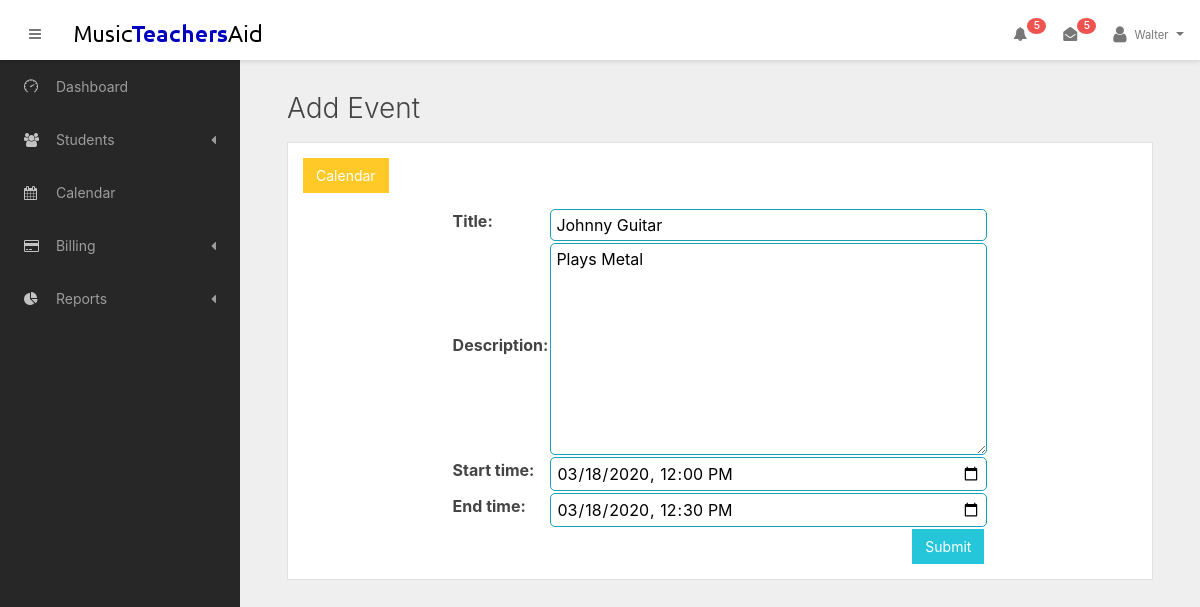
Screenshot of /event/edit/1/ (signed in) with the database file from the repository.
### cal/models.py (models this page shows, shortened)
class Event(models.Model):
    title = models.CharField(max_length=200)
    description = models.TextField()
    start_time = models.DateTimeField()
    end_time = models.DateTimeField()

### cal/views.py (the view)
# urls.py: url(r'^event/edit/(?P<event_id>\d+)/$', views.event, name='event_edit'),
@login_required
def event(request, event_id=None):
    instance = Event()
    if event_id:
        instance = get_object_or_404(Event, pk=event_id)
    else:
        instance = Event()
    form = EventForm(request.POST or None, instance=instance)
    if request.POST and form.is_valid():
        form.save()
        return HttpResponseRedirect(reverse('cal:calendar'))
    return render(request, 'cal/event.html', {'form': form})

### cal/forms.py
class EventForm(ModelForm):
    class Meta:
        model = Event
        widgets = {
            'start_time': DateInput(attrs={'type': 'datetime-local'}, format='%Y-%m-%dT%H:%M'),
            'end_time': DateInput(attrs={'type': 'datetime-local'}, format='%Y-%m-%dT%H:%M'),
        }
        fields = '__all__'
    def __init__(self, *args, **kwargs):
        super(EventForm, self).__init__(*args, **kwargs)
        self.fields['start_time'].input_formats = ('%Y-%m-%dT%H:%M',)
        self.fields['end_time'].input_formats = ('%Y-%m-%dT%H:%M',)

### cal/templates/cal/event.html (shortened to what this page needs)
<link rel="stylesheet" type="text/css" href="/static/cal/css/styles.css">
{% extends "base-dashboard.html" %}
{% block content %}
<div class="col-md-12">
    <h2>Add Event</h2>
    <div class="card">
        <div class="clearfix">
            <a class="btn btn-warning left" href="{% url 'cal:calendar' %}"> Calendar </a>
        </div>
        <form method="post">
            <table class="form form-table">
                {{ form }}
                <tr>
                    <td colspan="2">
                        <button type="submit" class="btn btn-info right"> Submit</button>
                    </td>
                </tr>
            </table>
        </form>
    </div>
</div>
{% endblock %}

### templates/base-dashboard.html (shortened to what this page needs)
{% load staticfiles %}
<!DOCTYPE html>
<html lang="en">
<head>
    <link rel="stylesheet" type="text/css" href="{% static 'cal/css/styles.css' %}">
    <link rel="stylesheet" type="text/css"
          href="{% static 'webapp/vendor/simple-line-icons/css/simple-line-icons.css' %}">
    <link rel="stylesheet" type="text/css" href="{% static 'webapp/vendor/font-awesome/css/font-awesome.min.css' %}">
    <link rel="stylesheet" type="text/css" href="{% static 'webapp/css/styles.css' %}">
    {% load bootstrap4 %}
</head>
<body class="sidebar-fixed header-fixed">
<div class="page-wrapper">
    <nav class="navbar page-header">
        <a href="#" class="btn btn-link sidebar-toggle d-md-down-none">
            <i class="fa fa-bars"></i>
        </a>
        <a class="navbar-brand" href="{% url 'dashboard' %}">
            <img src="{% static 'webapp/imgs/logo-mta.png' %}" alt="logo">
        </a>
        <ul class="navbar-nav ml-auto">
            <li class="nav-item d-md-down-none">
                <a href="#">
                    <i class="fa fa-bell"></i>
                    <span class="badge badge-pill badge-danger">5</span>
                </a>
            </li>
            <li class="nav-item d-md-down-none">
                <a href="#">
                    <i class="fa fa-envelope-open"></i>
                    <span class="badge badge-pill badge-danger">5</span>
                </a>
            </li>
            <li class="nav-item dropdown">
                <a class="nav-link dropdown-toggle" href="#" role="button" data-toggle="dropdown" aria-haspopup="true"
                   aria-expanded="false">
                    <i class="fa fa-user fa-lg" aria-hidden="true"></i>
                    <span class="small ml-1 d-md-down-none">{{ user.first_name }}</span>
                </a>
            </li>
        </ul>
    </nav>
    <div class="main-container">
        <div class="sidebar">
            <nav class="sidebar-nav">
                <ul class="nav">
                    <li class="nav-item">
                        <a href="{% url 'dashboard' %}"
                           class="nav-link {% if request.get_full_path == '/account/' %} active {% else %} {% endif %}">
                            <i class="icon icon-speedometer"></i> Dashboard
                        </a>
                    </li>
                    <li class="nav-item nav-dropdown">
                        <a href="#"
                           class="nav-link nav-dropdown-toggle ">
                            <i class="fa fa-users"></i> Students <i class="fa fa-caret-left"></i>
                        </a>
                    </li>
                    <li class="nav-item">
                        <a href="{% url 'cal:calendar' %}"
                           class="nav-link {% if request.get_full_path == '/calendar/' %} active {% else %} {% endif %}">
                            <i class="fa fa-calendar"></i> Calendar
                        </a>
                    </li>
                    <li class="nav-item nav-dropdown">
                        <a href="#"
                           class="nav-link nav-dropdown-toggle">
                            <i class="fa fa-credit-card"></i> Billing <i class="fa fa-caret-left"></i>
                        </a>
                    </li>
                    <li class="nav-item nav-dropdown">
                        <a href="#"
                           class="nav-link nav-dropdown-toggle">
                            <i class="fa fa-pie-chart"></i> Reports <i class="fa fa-caret-left"></i>
                        </a>
                    </li>
                </ul>
            </nav>
        </div>
        <div class="content">
            <div class="container-fluid">
                <div class="row">
                    {% block content %}
                    {% endblock %}
                </div>
            </div>
        </div>
    </div>
</div>
</body>
</html>

### cal/static/cal/css/styles.css (style rules this page uses)
body { font-family: "ptsans", "Lato", "Helvetica Neue", Helvetica, Arial, sans-serif; }
.left { float: left; }
.right { float: right; }
.btn { outline: none; color: black; background-color: transparent; box-shadow: 0 0 0 0; margin-right: 3px; }
.clearfix { margin: 15px; }
.form { margin: auto; }
.form input, .form select, .form textarea { border-radius: 5px; border: 1px solid #17a2b8; outline: none; background: none; padding: 5px; width: 100%; }
a { color: #17a2b8; }

### rows the page displays
Event: title "Johnny Guitar", description "Plays Metal", start_time "03/18/2020 12:00", end_time "03/18/2020 12:30"

### other values shown
{{ user.first_name }} "Walter"
